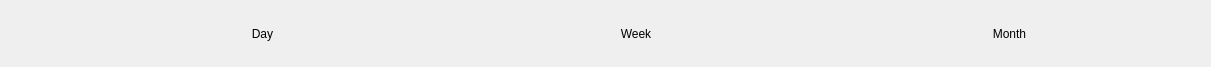
<widget class="QWidget" name="calender_header_buttons">
<widget class="QFrame" name="calender_frame">
<property name="geometry">
<rect>
<x>70</x>
<y>10</y>
<width>1132</width>
<height>48</height>
</rect>
</property>

<property name="frameShape">
<enum>QFrame::NoFrame</enum>
</property>
<property name="frameShadow">
<enum>QFrame::Raised</enum>
</property>
<layout class="QGridLayout" name="gridLayout_12">
<item column="0" row="0">
<widget class="QPushButton" name="day_button">
<property name="cursor">
<cursorShape>OpenHandCursor</cursorShape>
</property>

<property name="text">
<string>Day</string>
</property>
<property name="icon">
<iconset>
<normaloff>Icons/calendar.png</normaloff>Icons/calendar.png</iconset>
</property>
<property name="iconSize">
<size>
<width>30</width>
<height>30</height>
</size>
</property>
<property name="flat">
<bool>true</bool>
</property>
</widget>
</item>
<item column="2" row="0">
<widget class="QPushButton" name="month_button">
<property name="cursor">
<cursorShape>OpenHandCursor</cursorShape>
</property>

<property name="text">
<string>Month</string>
</property>
<property name="icon">
<iconset>
<normaloff>Icons/menu-burger.png</normaloff>Icons/menu-burger.png</iconset>
</property>
<property name="iconSize">
<size>
<width>30</width>
<height>30</height>
</size>
</property>
<property name="flat">
<bool>true</bool>
</property>
</widget>
</item>
<item column="1" row="0">
<widget class="QPushButton" name="week_button">
<property name="cursor">
<cursorShape>OpenHandCursor</cursorShape>
</property>

<property name="text">
<string>Week</string>
</property>
<property name="icon">
<iconset>
<normaloff>Icons/calendar (1).png</normaloff>Icons/calendar (1).png</iconset>
</property>
<property name="iconSize">
<size>
<width>30</width>
<height>30</height>
</size>
</property>
<property name="flat">
<bool>true</bool>
</property>
</widget>
</item>
</layout>
</widget>
</widget>
